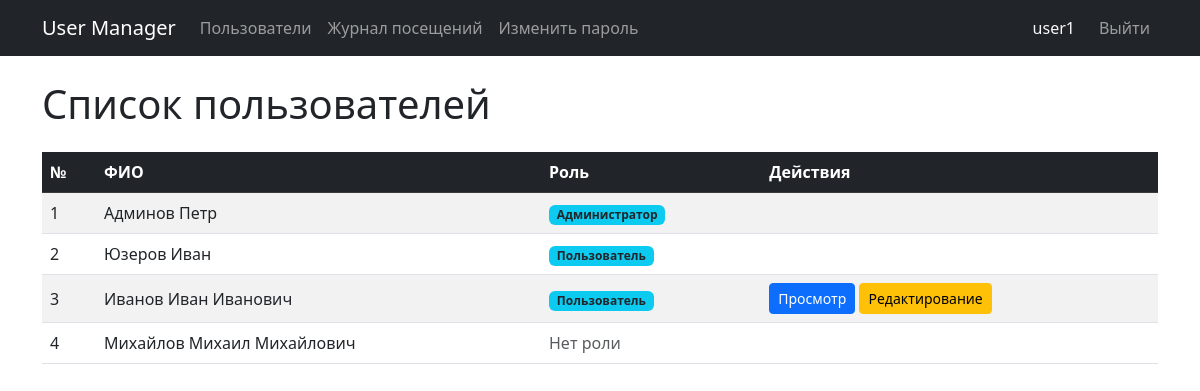
Screenshot of / (signed in) with the database file from the repository.
### models.py (models this page shows, shortened)
class User(db.Model, UserMixin):
    __tablename__ = 'users'
    id = db.Column(db.Integer, primary_key=True)
    login = db.Column(db.String(50), unique=True, nullable=False)
    password_hash = db.Column(db.String(128), nullable=False)
    last_name = db.Column(db.String(50), nullable=False)
    first_name = db.Column(db.String(50), nullable=False)
    middle_name = db.Column(db.String(50), nullable=True)
    role_id = db.Column(db.Integer, db.ForeignKey('roles.id'), nullable=True)
    created_at = db.Column(db.DateTime, default=datetime.utcnow)
    @property
    def full_name(self):
        parts = [self.last_name, self.first_name, self.middle_name]
        return ' '.join(p for p in parts if p)
    @property
    def is_admin(self):
        return self.role_id == 1

class Role(db.Model):
    __tablename__ = 'roles'
    id = db.Column(db.Integer, primary_key=True)
    name = db.Column(db.String(50), nullable=False)
    description = db.Column(db.Text, nullable=True)
    users = db.relationship('User', backref='role', lazy=True)

### app.py (the view)
@app.route('/')
def index():
    users = User.query.order_by(User.id).all()
    return render_template('index.html', users=users)

### app.py (called while the page is built)
@login_manager.user_loader
def load_user(user_id):
    return User.query.get(int(user_id))

@app.before_request
def log_request_info():
    if request.path.startswith('/static'):
        return
    user_id = current_user.id if current_user.is_authenticated else None
    visit = Visit(path=request.path, user_id=user_id)
    db.session.add(visit)
    db.session.commit()

@app.context_processor
def inject_permissions():
    def can_user_perform(action, record=None):
        if not current_user.is_authenticated:
            return False
        if current_user.is_admin:
            return True
        if action == 'edit' or action == 'show':
            return record and record.id == current_user.id
        return False
    return dict(can_user_perform=can_user_perform)

### templates/index.html (shortened to what this page needs)
{% extends 'base.html' %}
{% block content %}
<div class="d-flex justify-content-between align-items-center mb-3">
    <h1>Список пользователей</h1>
</div>
<div class="table-responsive">
    <table class="table table-striped table-hover align-middle">
        <thead class="table-dark">
            <tr>
                <th>№</th>
                <th>ФИО</th>
                <th>Роль</th>
                <th>Действия</th>
            </tr>
        </thead>
        <tbody>
            {% for user in users %}
            <tr>
                <td>{{ loop.index }}</td>
                <td>{{ user.full_name }}</td>
                <td>
                    {% if user.role %}
                        <span class="badge bg-info text-dark">{{ user.role.name }}</span>
                    {% else %}
                        <span class="text-muted">Нет роли</span>
                    {% endif %}
                </td>
                <td>
                    {% if can_user_perform('show', user) %}
                        <a href="{{ url_for('user_view', user_id=user.id) }}" class="btn btn-sm btn-primary">Просмотр</a>
                    {% endif %}
                    {% if can_user_perform('edit', user) %}
                        <a href="{{ url_for('user_edit', user_id=user.id) }}" class="btn btn-sm btn-warning">Редактирование</a>
                    {% endif %}
                </td>
            </tr>
            {% endfor %}
        </tbody>
    </table>
</div>
{% endblock %}

### templates/base.html (shortened to what this page needs)
<!doctype html>
<html lang="ru">
  <head>
    <link href="https://cdn.jsdelivr.net/npm/bootstrap@5.3.0/dist/css/bootstrap.min.css" rel="stylesheet">
  </head>
  <body>
    <nav class="navbar navbar-expand-lg navbar-dark bg-dark mb-4">
      <div class="container">
        <a class="navbar-brand" href="{{ url_for('index') }}">User Manager</a>
        <div class="navbar-nav me-auto">
            <a class="nav-link" href="{{ url_for('index') }}">Пользователи</a>
            {% if current_user.is_authenticated %}
                <a class="nav-link" href="{{ url_for('logs.index') }}">Журнал посещений</a>
                <a class="nav-link" href="{{ url_for('change_password') }}">Изменить пароль</a>
            {% endif %}
        </div>
        <div class="navbar-nav">
            {% if current_user.is_authenticated %}
                <span class="nav-item nav-link disabled text-light me-2">{{ current_user.login }}</span>
                <a class="nav-link" href="{{ url_for('logout') }}">Выйти</a>
            {% else %}
                <a class="nav-link" href="{{ url_for('login') }}">Войти</a>
            {% endif %}
        </div>
      </div>
    </nav>
    <div class="container">
        {% block content %}{% endblock %}
    </div>
  </body>
</html>

### rows the page displays
User: login "user1", full_name "Иванов Иван Иванович", role.name "Пользователь"
User: full_name "Админов Петр", role.name "Администратор"
User: full_name "Юзеров Иван", role.name "Пользователь"
User: full_name "Михайлов Михаил Михайлович", shows "Нет роли"
